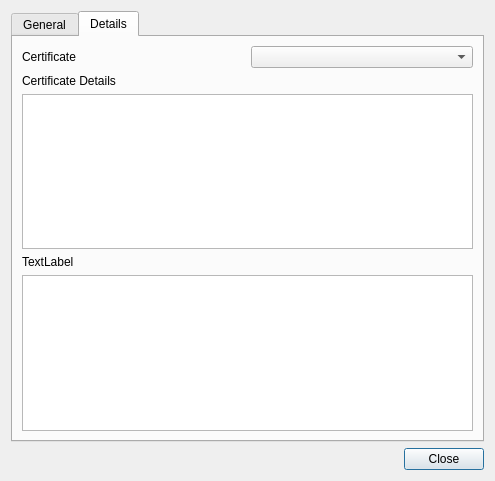
<?xml version="1.0" encoding="UTF-8"?>
<ui version="4.0">
 <class>CertificateDetails</class>
 <widget class="QDialog" name="CertificateDetails">
  <property name="geometry">
   <rect>
    <x>0</x>
    <y>0</y>
    <width>495</width>
    <height>481</height>
   </rect>
  </property>
  <property name="windowTitle">
   <string>Display Certificate Information</string>
  </property>
  <layout class="QVBoxLayout">
   <property name="sizeConstraint">
    <enum>QLayout::SetDefaultConstraint</enum>
   </property>
   <item>
    <widget class="QTabWidget" name="tabWidget">
     <property name="currentIndex">
      <number>1</number>
     </property>
     <widget class="QWidget" name="General">
      <attribute name="title">
       <string>General</string>
      </attribute>
      <layout class="QVBoxLayout" name="verticalLayout_3">
       <item>
        <widget class="QScrollArea" name="scrollArea">
         <property name="widgetResizable">
          <bool>true</bool>
         </property>
         <widget class="QWidget" name="scrollAreaWidgetContents">
          <property name="geometry">
           <rect>
            <x>0</x>
            <y>0</y>
            <width>457</width>
            <height>392</height>
           </rect>
          </property>
          <layout class="QFormLayout" name="formLayout">
           <item row="0" column="0">
            <widget class="QLabel" name="label_5">
             <property name="text">
              <string>Name</string>
             </property>
            </widget>
           </item>
           <item row="1" column="0">
            <widget class="QLabel" name="label">
             <property name="text">
              <string>Not Before</string>
             </property>
            </widget>
           </item>
           <item row="1" column="1">
            <widget class="QLabel" name="certificateNotBefore">
             <property name="text">
              <string>certificateFrom</string>
             </property>
            </widget>
           </item>
           <item row="2" column="0">
            <widget class="QLabel" name="label_4">
             <property name="text">
              <string>Not After</string>
             </property>
            </widget>
           </item>
           <item row="2" column="1">
            <widget class="QLabel" name="certificateNotAfter">
             <property name="text">
              <string>certificateTo</string>
             </property>
            </widget>
           </item>
           <item row="3" column="0">
            <spacer name="verticalSpacer">
             <property name="orientation">
              <enum>Qt::Vertical</enum>
             </property>
             <property name="sizeHint" stdset="0">
              <size>
               <width>20</width>
               <height>316</height>
              </size>
             </property>
            </spacer>
           </item>
           <item row="0" column="1">
            <widget class="QLabel" name="certificateName">
             <property name="text">
              <string>certificateName</string>
             </property>
            </widget>
           </item>
          </layout>
         </widget>
        </widget>
       </item>
      </layout>
     </widget>
     <widget class="QWidget" name="Details">
      <attribute name="title">
       <string>Details</string>
      </attribute>
      <layout class="QVBoxLayout" name="verticalLayout_2">
       <item>
        <layout class="QHBoxLayout" name="horizontalLayout_3">
         <item>
          <widget class="QLabel" name="label_3">
           <property name="text">
            <string>Certificate</string>
           </property>
          </widget>
         </item>
         <item>
          <widget class="QComboBox" name="certificateList"/>
         </item>
        </layout>
       </item>
       <item>
        <widget class="QLabel" name="label_2">
         <property name="text">
          <string>Certificate Details</string>
         </property>
        </widget>
       </item>
       <item>
        <widget class="QTableWidget" name="certificateDetails">
         <property name="lineWidth">
          <number>0</number>
         </property>
         <property name="horizontalScrollBarPolicy">
          <enum>Qt::ScrollBarAlwaysOff</enum>
         </property>
         <property name="editTriggers">
          <set>QAbstractItemView::NoEditTriggers</set>
         </property>
         <property name="showDropIndicator" stdset="0">
          <bool>false</bool>
         </property>
         <property name="dragDropOverwriteMode">
          <bool>false</bool>
         </property>
         <property name="selectionMode">
          <enum>QAbstractItemView::SingleSelection</enum>
         </property>
         <property name="selectionBehavior">
          <enum>QAbstractItemView::SelectRows</enum>
         </property>
         <property name="textElideMode">
          <enum>Qt::ElideNone</enum>
         </property>
         <property name="showGrid">
          <bool>true</bool>
         </property>
         <property name="gridStyle">
          <enum>Qt::NoPen</enum>
         </property>
         <property name="columnCount">
          <number>2</number>
         </property>
         <attribute name="horizontalHeaderVisible">
          <bool>false</bool>
         </attribute>
         <attribute name="horizontalHeaderCascadingSectionResizes">
          <bool>true</bool>
         </attribute>
         <attribute name="horizontalHeaderDefaultSectionSize">
          <number>232</number>
         </attribute>
         <attribute name="horizontalHeaderShowSortIndicator" stdset="0">
          <bool>false</bool>
         </attribute>
         <attribute name="horizontalHeaderStretchLastSection">
          <bool>true</bool>
         </attribute>
         <attribute name="verticalHeaderVisible">
          <bool>false</bool>
         </attribute>
         <column>
          <property name="text">
           <string>Field</string>
          </property>
         </column>
         <column>
          <property name="text">
           <string>Value</string>
          </property>
         </column>
        </widget>
       </item>
       <item>
        <widget class="QLabel" name="CertificateField">
         <property name="text">
          <string>TextLabel</string>
         </property>
        </widget>
       </item>
       <item>
        <widget class="QTextBrowser" name="certificateFieldDetail"/>
       </item>
      </layout>
     </widget>
    </widget>
   </item>
   <item>
    <layout class="QHBoxLayout">
     <property name="sizeConstraint">
      <enum>QLayout::SetDefaultConstraint</enum>
     </property>
     <item>
      <spacer>
       <property name="orientation">
        <enum>Qt::Horizontal</enum>
       </property>
       <property name="sizeHint" stdset="0">
        <size>
         <width>40</width>
         <height>20</height>
        </size>
       </property>
      </spacer>
     </item>
     <item>
      <widget class="QDialogButtonBox" name="buttonBox">
       <property name="standardButtons">
        <set>QDialogButtonBox::Close</set>
       </property>
      </widget>
     </item>
    </layout>
   </item>
  </layout>
 </widget>
 <resources/>
 <connections>
  <connection>
   <sender>buttonBox</sender>
   <signal>clicked(QAbstractButton*)</signal>
   <receiver>CertificateDetails</receiver>
   <slot>accept()</slot>
   <hints>
    <hint type="sourcelabel">
     <x>343</x>
     <y>374</y>
    </hint>
    <hint type="destinationlabel">
     <x>352</x>
     <y>422</y>
    </hint>
   </hints>
  </connection>
  <connection>
   <sender>certificateDetails</sender>
   <signal>itemClicked(QTableWidgetItem*)</signal>
   <receiver>CertificateDetails</receiver>
   <slot>itemClicked(QTableWidgetItem*)</slot>
   <hints>
    <hint type="sourcelabel">
     <x>247</x>
     <y>184</y>
    </hint>
    <hint type="destinationlabel">
     <x>247</x>
     <y>240</y>
    </hint>
   </hints>
  </connection>
 </connections>
 <slots>
  <slot>itemClicked(QTableWidgetItem*)</slot>
 </slots>
</ui>
